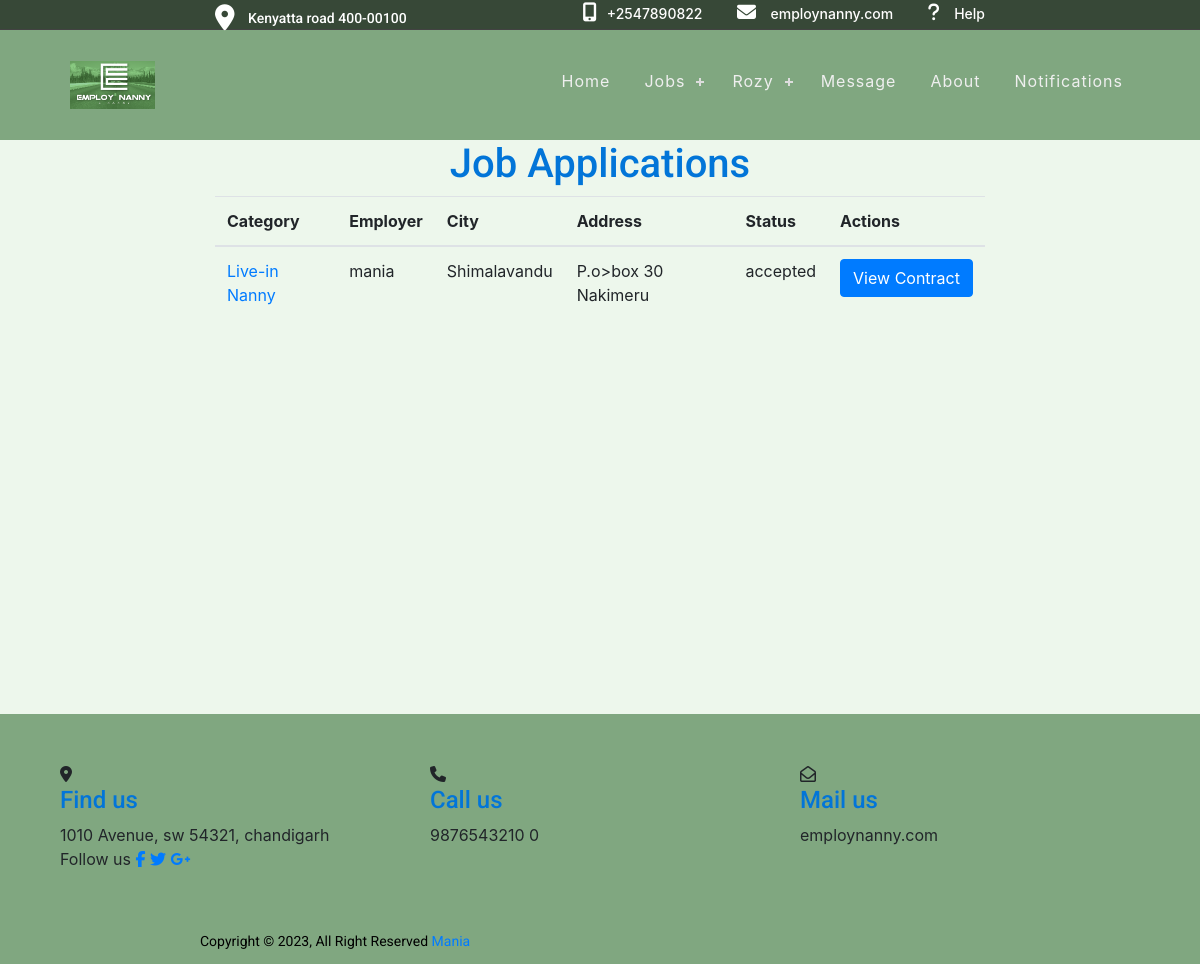
Before: /job_application_status (signed in) with the older database file.
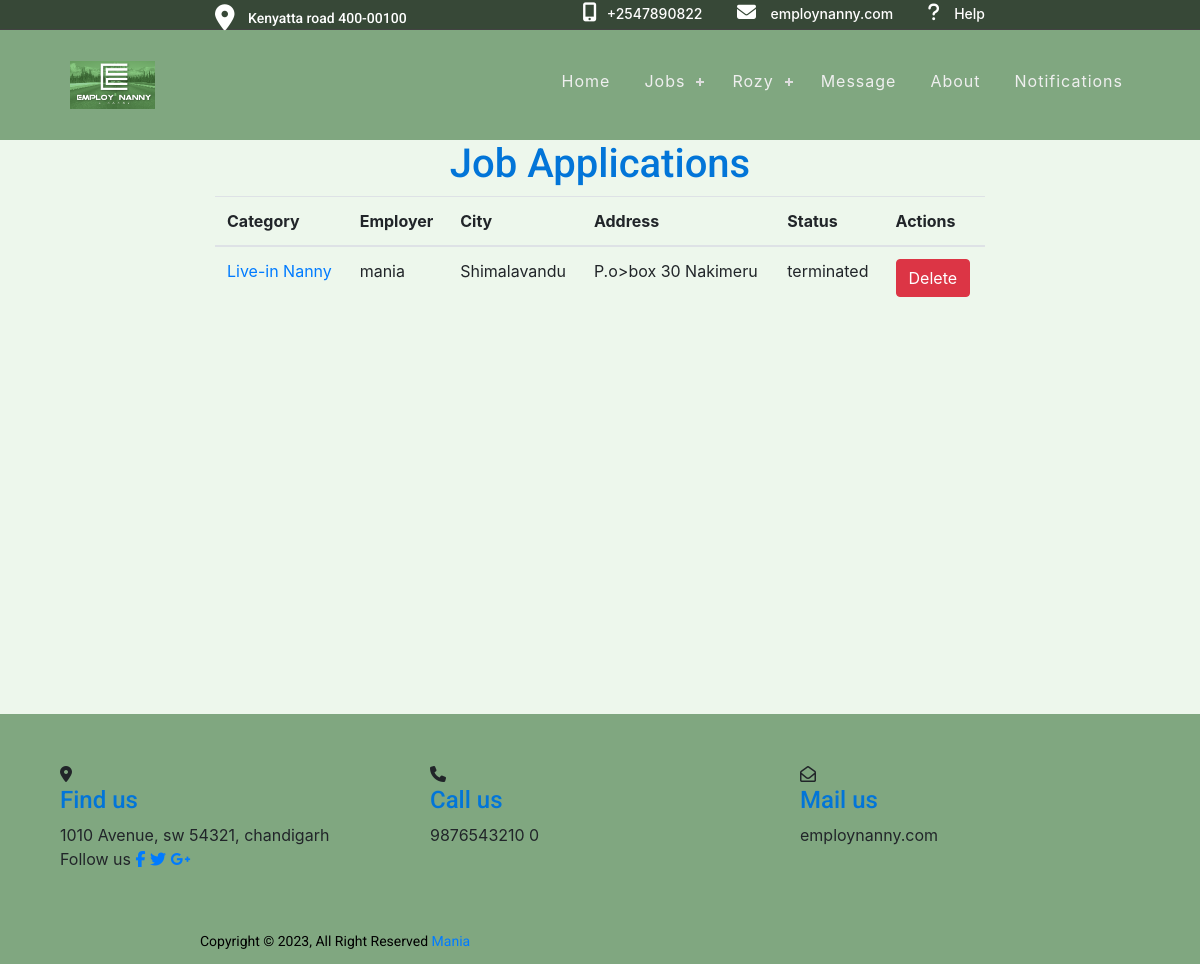
After: the same page with the newer database file.
### jobapp/models.py (models this page shows, shortened)
class JobApplication(models.Model):
    job = models.ForeignKey(jobModel, on_delete=models.CASCADE)
    nanny = models.ForeignKey(NannyDetails, on_delete=models.CASCADE)
    status = models.CharField(
        max_length=20, choices=JOB_STATUS, default='pending')
    notes = models.TextField(blank=True)

class jobModel(models.Model):
    employer = models.ForeignKey(User, on_delete=models.CASCADE)
    category = models.CharField(max_length=100, choices=CATEGORIES)
    city = models.CharField(max_length=100)
    addresss = models.CharField(max_length=100)
    salary = models.CharField(max_length=100)
    language = models.CharField(max_length=100)
    nanny_age = models.CharField(max_length=100, choices=AGE_GROUP_CHOICES)
    hours_per_day = models.IntegerField(default=2)
    start_date = models.DateField()
    years_of_experience = models.IntegerField(default=0)
    duration = models.CharField(max_length=100, choices=CONTRACT_DURATION)
    date_posted = models.DateTimeField(auto_now_add=True)
    job_description = models.TextField(blank=True)

### jobapp/views.py (the view)
# urls.py: path("job_application_status", views.application_status,
@ login_required
def application_status(request):
    try:
        nanny = request.user.nannydetails
    except NannyDetails.DoesNotExist:
        return redirect('nannyDetails')
    job_applications = JobApplication.objects.filter(nanny=nanny)
    context = {"job_applications": job_applications}
    for job_application in job_applications:
        contract = None
        try:
            contract = ContractModel.objects.get(
                job=job_application.job, nanny=nanny)
        except ContractModel.DoesNotExist:
            pass
        job_application.contract = contract
        context["contract"] = contract
    return render(request, 'jobapp/application_status.html', context)

### jobapp/templatetags/jobapp_tags.py (called while the page is built)
@register.filter(name='has_group')
def has_group(user, group_name):
    return user.groups.filter(name=group_name).exists()

### jobapp/templates/jobapp/application_status.html (shortened to what this page needs)
{% extends 'jobapp/base.html' %}
{% block content %}
<div class="container status-height">
  <h1>Job Applications</h1>
  {% if job_applications %}
    <table class="table">
      <thead>
        <tr>
          <th>Category</th>
          <th>Employer</th>
          <th>City</th>
          <th>Address</th>
          <th>Status</th>
          <th>Actions</th>
        </tr>
      </thead>
      <tbody>
        {% for job_application in job_applications %}
          <tr>
            <td><a href="{% url 'job_detail' job_id=job_application.job.id %}">{{ job_application.job.category }}</a></td>
            <td>{{ job_application.job.employer.username }}</td>
            <td>{{ job_application.job.city }}</td>
            <td>{{ job_application.job.addresss }}</td>
            <td>{{ job_application.status }}</td>
            <td>
              {% if job_application.contract %}
{% if job_application.status in 'terminated,canceled,rejected' %}
              <a href="{% url 'delete_job_application' job_application_id=job_application.id %}" class="btn btn-danger">Delete</a>
                {% elif job_application.status == 'active' %}
                  <a href="{% url 'accept_contract' contract_id=job_application.contract.id %}" class="btn btn-success">Accept Contract</a>
                                  {% elif job_application.status == 'accepted' %}
                  <a href="{% url 'view_contract' contract_id=job_application.contract.id %}" class="btn btn-primary">View Contract</a>
                {% endif %}
              {% endif %}
            </td>
          </tr>
        {% endfor %}
      </tbody>
    </table>
  {% else %}
    <p>You haven't applied for any jobs yet.</p>
  {% endif %}
</div>
{% endblock content %}

Changed rows visible on the page:
changed JobApplication "Live-in Nanny": status "accepted" → "terminated"; status "View Contract" → "Delete"
